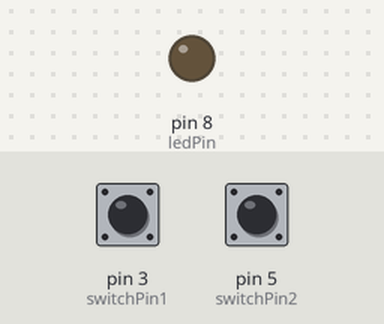
The sketch below on a simulated Arduino Uno, built with avr-gcc and run on an emulated ATmega328P. Shown: output pins drawn as LEDs (lit = HIGH). Dashed ring = blinking. The test bench sets the inputs (shaded band); at power-on: pin 5 (switchPin2) HIGH, pin 3 (switchPin1) HIGH.

Above: at 1.2 s.
1.3 s: pin 5 (switchPin2) pulled LOW for 1 s
At 1.4 s:
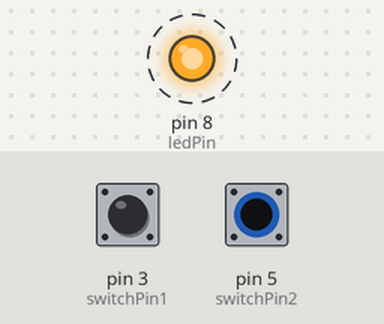
4.3 s: pin 3 (switchPin1) pulled LOW for 3.2 s
At 8.7 s:
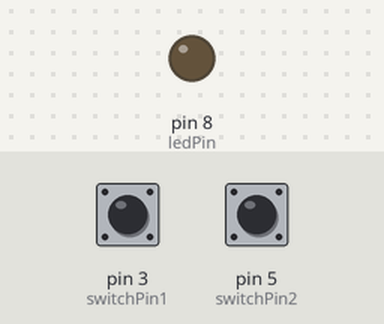
9.0 s: pin 5 (switchPin2) pulled LOW for 3.2 s
At 9.1 s:
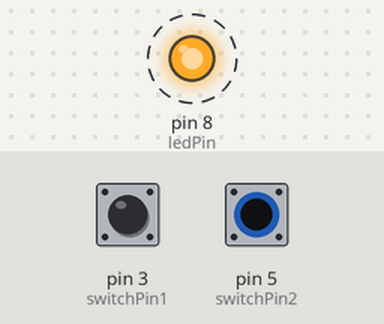
Timing chart, 0 to 13.5 s (numbered marks = the images above; inputs shaded):
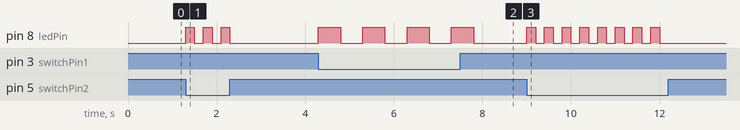

Measured:
- after the input at 1.3 s, pin 8 (ledPin): alternates HIGH for 0.20 s and LOW for 0.20 s, 6 changes in all, then stays LOW, starting at once
- after the input at 4.3 s, pin 8 (ledPin): alternates HIGH for 0.50 s and LOW for 0.50 s, 8 changes in all, then stays LOW, starting at once
- after the input at 9.0 s, pin 8 (ledPin): alternates HIGH for 0.20 s and LOW for 0.20 s, 16 changes in all, then stays LOW, starting at once

The sketch:

EXP7.ino
```cpp
const int ledPin = 8;
const int switchPin1 = 3;
const int switchPin2 = 5;
const int val1,val2 =0;
void setup() {
  Serial.begin(9600);
  // initialize digital pin  as an output or input.
  pinMode(ledPin, OUTPUT);
  pinMode(switchPin1,INPUT);
  pinMode(switchPin2,INPUT);
}
void loop() {
  int val1 = digitalRead(switchPin1);
  if( val1 == 0){
  digitalWrite(ledPin, HIGH);  // turn the LED on (HIGH is the voltage level)
  delay(500);                      // wait for a second
  digitalWrite(ledPin, LOW);   // turn the LED off by making the voltage LOW
  delay(500);                      // wait for a second
}
  int val2 = digitalRead(switchPin2);
  if(val2 == 0){
  digitalWrite(ledPin, HIGH);       // turn the LED on (HIGH is the voltage level)
  delay(200);                      // wait for a second
  digitalWrite(ledPin, LOW);      // turn the LED off by making the voltage LOW
  delay(200);                     // wait for a second
}
}
```
